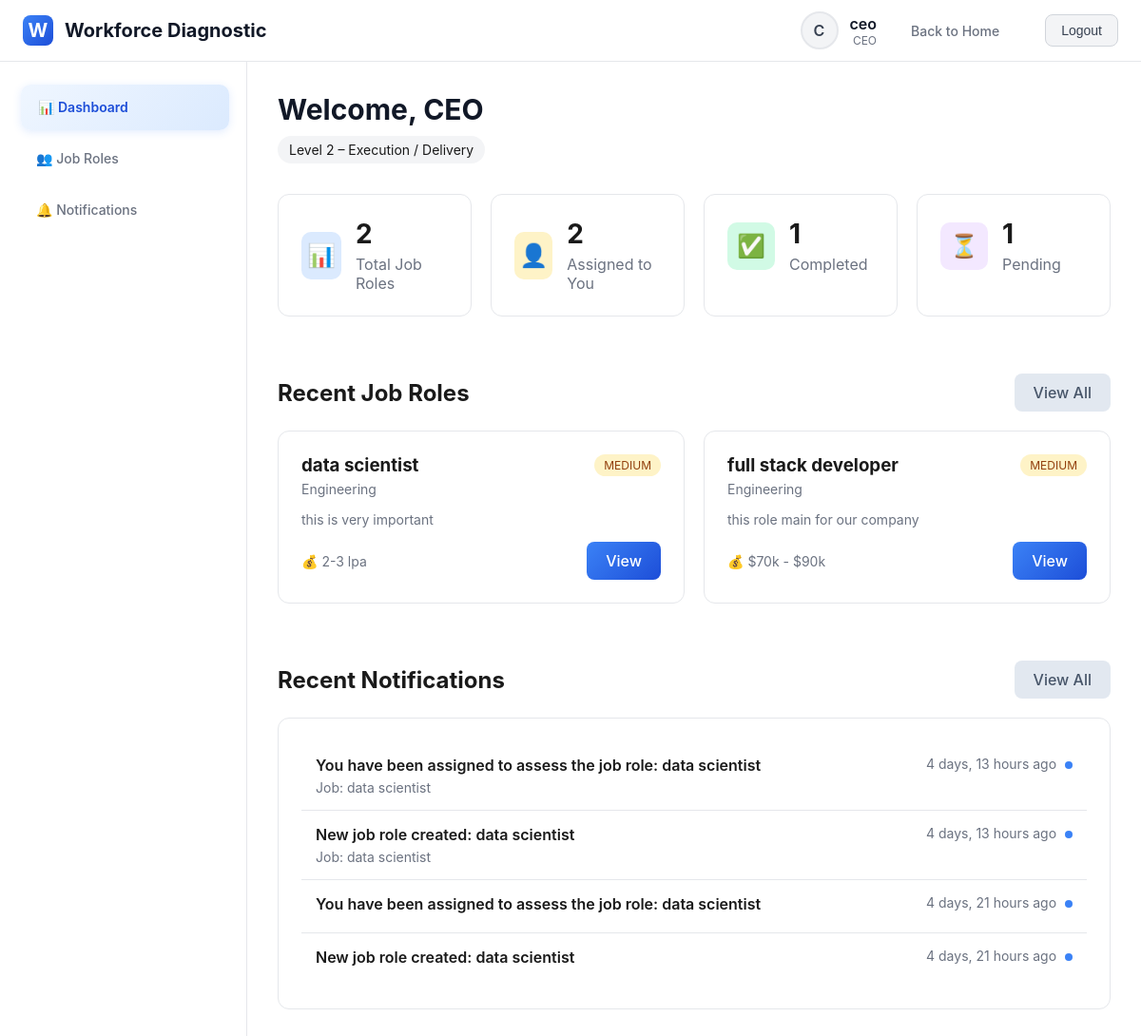
Page /dashboard/ (signed in) on the committed database.
### diagnostic_app/models.py (models this page shows, shortened)
class User(AbstractUser):
    ROLE_CHOICES = [
        ('founder', 'Founder'),
        ('co_founder', 'Co-Founder'),
        ('ceo', 'CEO'),
        ('cfo', 'CFO'),
        ('cto', 'CTO / Tech Lead'),
        ('coo', 'COO'),
        ('project_head', 'Project Head / Team Lead'),
        ('hr_manager', 'HR Manager / People Operations'),
        ('recruiter', 'Recruiter'),
        ('hr_executive', 'HR Executive'),
    ]
    role = models.CharField(max_length=20, choices=ROLE_CHOICES)
    phone = models.CharField(max_length=15, blank=True)
    def get_level(self):
        level_map = {
            'founder': 1, 'co_founder': 1,
            'ceo': 2, 'cfo': 2,
            'cto': 2, 'coo': 2, 'project_head': 2,
            'hr_manager': 3, 'recruiter': 3, 'hr_executive': 3
        }
        return level_map.get(self.role, 0)
    def can_create_job_roles(self):
        return self.role in ['founder', 'co_founder']

class JobRole(models.Model):
    STATUS_CHOICES = [
        ('draft', 'Draft'),
        ('active', 'Active'),
        ('completed', 'Completed'),
        ('cancelled', 'Cancelled'),
    ]
    title = models.CharField(max_length=200)
    department = models.CharField(max_length=100)
    description = models.TextField()
    required_skills = models.TextField()
    experience_level = models.CharField(max_length=50)
    budget_range = models.CharField(max_length=100)
    urgency = models.CharField(max_length=20, choices=[
        ('low', 'Low'),
        ('medium', 'Medium'),
        ('high', 'High')
    ])
    created_by = models.ForeignKey(User, on_delete=models.CASCADE, related_name='created_jobs')
    created_at = models.DateTimeField(auto_now_add=True)
    status = models.CharField(max_length=20, choices=STATUS_CHOICES, default='draft')

class Notification(models.Model):
    NOTIFICATION_TYPES = [
        ('job_created', 'Job Role Created'),
        ('job_deleted', 'Job Role Deleted'),
        ('assessment_completed', 'Assessment Completed'),
        ('other', 'Other'),
    ]
    user = models.ForeignKey(User, on_delete=models.CASCADE, related_name='notifications')
    message = models.TextField()
    job_role = models.ForeignKey(JobRole, on_delete=models.SET_NULL, null=True, blank=True)
    notification_type = models.CharField(max_length=20, choices=NOTIFICATION_TYPES, default='other')
    is_read = models.BooleanField(default=False)
    created_at = models.DateTimeField(auto_now_add=True)
    class Meta:
        ordering = ['-created_at']

### diagnostic_app/views.py (the view)
# urls.py: path('dashboard/', views.dashboard_view, name='dashboard'),
@login_required
def dashboard_view(request):
    if request.user.get_level() == 1:
        total_jobs = JobRole.objects.count()
        assigned_jobs = RoleAssignment.objects.filter(user=request.user).count()
    else:
        assigned_jobs = RoleAssignment.objects.filter(user=request.user).count()
        total_jobs = assigned_jobs
    completed = DiagnosticSubmission.objects.filter(user=request.user).count()
    pending = assigned_jobs - completed
    stats = {
        'total_jobs': total_jobs,
        'assigned_jobs': assigned_jobs,
        'completed': completed,
        'pending': pending,
        'completion_rate': round((completed / assigned_jobs * 100) if assigned_jobs > 0 else 0, 1)
    }
    if request.user.get_level() == 1:
        jobs = JobRole.objects.all().order_by('-created_at')[:6]
    else:
        assigned_job_ids = RoleAssignment.objects.filter(user=request.user).values_list('job_role_id', flat=True)
        jobs = JobRole.objects.filter(id__in=assigned_job_ids).order_by('-created_at')[:6]
    notifications = Notification.objects.filter(user=request.user, is_read=False).order_by('-created_at')[:5]
    recent_audit_logs = None
    if request.user.is_superuser or request.user.get_level() == 1:
        recent_audit_logs = AuditLog.objects.select_related('user').order_by('-created_at')[:5]
    context = {
        'stats': stats,
        'jobs': jobs,
        'notifications': notifications,
        'recent_audit_logs': recent_audit_logs,
        'user_level': request.user.get_level(),
    }
    return render(request, 'diagnostic_app/dashboard.html', context)

### diagnostic_app/templates/diagnostic_app/dashboard.html (shortened to what this page needs)
{% extends 'diagnostic_app/base.html' %}
{% block content %}
<div class="page-header">
    <h1>Welcome, {{ user.get_role_display }}</h1>
    <div style="display: flex; align-items: center; gap: 10px; margin-top: 10px;">
        <span style="padding: 6px 12px; background: #f3f4f6; border-radius: 20px; font-size: 14px;">
            Level {{ user.get_level }}
            {% if user.get_level == 1 %} – Strategic / Ownership
            {% elif user.get_level == 2 %} – Execution / Delivery
            {% else %} – HR / Operations Support
            {% endif %}
        </span>
    </div>
</div>
<div style="display: grid; grid-template-columns: repeat(auto-fit, minmax(200px, 1fr)); gap: 20px; margin-bottom: 40px;">
    <div class="card">
        <div style="display: flex; align-items: center; gap: 15px;">
            <div style="width: 50px; height: 50px; background: #dbeafe; border-radius: 10px; display: flex; align-items: center; justify-content: center; font-size: 24px;">
                📊
            </div>
            <div>
                <h3 style="font-size: 28px; margin-bottom: 5px;">{{ stats.total_jobs }}</h3>
                <p style="color: #6b7280;">Total Job Roles</p>
            </div>
        </div>
    </div>
    <div class="card">
        <div style="display: flex; align-items: center; gap: 15px;">
            <div style="width: 50px; height: 50px; background: #fef3c7; border-radius: 10px; display: flex; align-items: center; justify-content: center; font-size: 24px;">
                👤
            </div>
            <div>
                <h3 style="font-size: 28px; margin-bottom: 5px;">{{ stats.assigned_jobs }}</h3>
                <p style="color: #6b7280;">Assigned to You</p>
            </div>
        </div>
    </div>
    <div class="card">
        <div style="display: flex; align-items: center; gap: 15px;">
            <div style="width: 50px; height: 50px; background: #d1fae5; border-radius: 10px; display: flex; align-items: center; justify-content: center; font-size: 24px;">
                ✅
            </div>
            <div>
                <h3 style="font-size: 28px; margin-bottom: 5px;">{{ stats.completed }}</h3>
                <p style="color: #6b7280;">Completed</p>
            </div>
        </div>
    </div>
    <div class="card">
        <div style="display: flex; align-items: center; gap: 15px;">
            <div style="width: 50px; height: 50px; background: #f3e8ff; border-radius: 10px; display: flex; align-items: center; justify-content: center; font-size: 24px;">
                ⏳
            </div>
            <div>
                <h3 style="font-size: 28px; margin-bottom: 5px;">{{ stats.pending }}</h3>
                <p style="color: #6b7280;">Pending</p>
            </div>
        </div>
    </div>
</div>
<div style="margin-bottom: 40px;">
    <div style="display: flex; justify-content: space-between; align-items: center; margin-bottom: 20px;">
        <h2>Recent Job Roles</h2>
        <a href="{% url 'job_roles' %}" class="btn btn-secondary">View All</a>
    </div>
    {% if jobs %}
    <div style="display: grid; grid-template-columns: repeat(auto-fill, minmax(300px, 1fr)); gap: 20px;">
        {% for job in jobs %}
        <div class="card">
            <div style="display: flex; justify-content: space-between; align-items: flex-start; margin-bottom: 15px;">
                <div>
                    <h3 style="margin-bottom: 5px;">{{ job.title }}</h3>
                    <p style="color: #6b7280; font-size: 14px;">{{ job.department }}</p>
                </div>
                {% if job.urgency == 'high' %}
                <span style="padding: 4px 10px; background: #fee2e2; color: #991b1b; border-radius: 20px; font-size: 12px;">
                {% elif job.urgency == 'medium' %}
                <span style="padding: 4px 10px; background: #fef3c7; color: #92400e; border-radius: 20px; font-size: 12px;">
                {% else %}
                <span style="padding: 4px 10px; background: #d1fae5; color: #065f46; border-radius: 20px; font-size: 12px;">
                {% endif %}
                    {{ job.urgency|upper }}
                </span>
            </div>
            <p style="color: #6b7280; font-size: 14px; margin-bottom: 15px;">
                {{ job.description|truncatewords:20 }}
            </p>
            <div style="display: flex; justify-content: space-between; align-items: center;">
                <div>
                    <span style="color: #6b7280; font-size: 14px;">💰 {{ job.budget_range }}</span>
                </div>
                <a href="{% url 'job_role_detail' job.id %}" class="btn btn-sm btn-primary">View</a>
            </div>
        </div>
        {% endfor %}
    </div>
    {% endif %}
</div>
<div>
    <div style="display: flex; justify-content: space-between; align-items: center; margin-bottom: 20px;">
        <h2>Recent Notifications</h2>
        <a href="{% url 'notifications' %}" class="btn btn-secondary">View All</a>
    </div>
    {% if notifications %}
    <div class="card">
        {% for notification in notifications %}
        {% if not forloop.last %}
        <div style="padding: 15px; border-bottom: 1px solid #e5e7eb;">
        {% else %}
        <div style="padding: 15px;">
        {% endif %}
            <div style="display: flex; justify-content: space-between; align-items: flex-start;">
                <div style="flex: 1;">
                    <div style="font-weight: 600; margin-bottom: 5px;">{{ notification.message }}</div>
                    {% if notification.job_role %}
                    <div style="color: #6b7280; font-size: 14px;">Job: {{ notification.job_role.title }}</div>
                    {% endif %}
                </div>
                <div style="color: #6b7280; font-size: 14px; text-align: right;">
                    {{ notification.created_at|timesince }} ago
                    {% if not notification.is_read %}
                    <span style="display: inline-block; width: 8px; height: 8px; background: #3b82f6; border-radius: 50%; margin-left: 5px;"></span>
                    {% endif %}
                </div>
            </div>
        </div>
        {% endfor %}
    </div>
    {% else %}
    <div class="card">
        <p style="color: #6b7280; text-align: center; padding: 40px 0;">
            No new notifications.
        </p>
    </div>
    {% endif %}
</div>
{% endblock %}

### diagnostic_app/templates/diagnostic_app/base.html (shortened to what this page needs)
<!DOCTYPE html>
<html lang="en">
<head>
    {% load static %}
</head>
<body>
    {% if user.is_authenticated %}
    <div class="app-container">
        <header class="header">
            <div class="header-content">
                <a href="{% url 'dashboard' %}" class="logo">
                    <div class="logo-icon">W</div>
                    <span>Workforce Diagnostic</span>
                </a>
                <div class="user-menu">
                    <div class="user-info">
                        <div class="user-avatar">{{ user.username.0|upper }}</div>
                        <div class="user-details">
                            <div class="user-name">{{ user.username }}</div>
                            <div class="user-role">{{ user.get_role_display }}</div>
                        </div>
                    </div>
                    <a href="{% url 'home' %}?show_home=true" class="nav-home-link-simple">
                        Back to Home
                    </a>
                    <form method="post" action="{% url 'logout' %}">
                        <button type="submit" class="btn-logout">Logout</button>
                    </form>
                </div>
            </div>
        </header>
        <div class="main-content">
            <nav class="sidebar">
                <ul class="nav-menu">
                    <li class="nav-item">
                        <a href="{% url 'dashboard' %}" class="nav-link {% if request.path == '/dashboard/' %}active{% endif %}">
                            📊 Dashboard
                        </a>
                    </li>
                    <li class="nav-item">
                        <a href="{% url 'job_roles' %}" class="nav-link {% if '/job-roles' in request.path and request.path != '/job-roles/create/' %}active{% endif %}">
                            👥 Job Roles
                        </a>
                    </li>
                    <li class="nav-item">
                        <a href="{% url 'notifications' %}" class="nav-link {% if '/notifications' in request.path %}active{% endif %}">
                            🔔 Notifications
                        </a>
                    </li>
                </ul>
            </nav>
            <div class="content-wrapper">
                <div class="content">
                    {% block content %}{% endblock %}
                </div>
            </div>
        </div>
    </div>
    {% else %}
    {% block login_content %}{% endblock %}
    {% endif %}
</body>
</html>

### diagnostic_app/templates/diagnostic_app/base.html (style rules this page uses)
* { margin: 0; padding: 0; box-sizing: border-box; }
body { font-family: -apple-system, BlinkMacSystemFont, 'Segoe UI', Roboto, sans-serif; background: #ffffff; color: #1a1a1a; min-height: 100vh; }
.app-container { display: flex; flex-direction: column; min-height: 100vh; }
.header { background: #ffffff; border-bottom: 1px solid #e5e7eb; padding: 0 24px; box-shadow: 0 1px 3px rgba(0,0,0,0.05); }
.header-content { display: flex; align-items: center; justify-content: space-between; height: 64px; max-width: 1200px; margin: 0 auto; }
.logo { display: flex; align-items: center; gap: 12px; font-size: 20px; font-weight: 700; color: #111827; text-decoration: none; }
.logo-icon { width: 32px; height: 32px; background: linear-gradient(135deg, #3b82f6 0%, #1d4ed8 100%); border-radius: 8px; display: flex; align-items: center; justify-content: center; color: white; }
.user-menu { display: flex; align-items: center; gap: 20px; }
.user-info { display: flex; align-items: center; gap: 12px; }
.user-avatar { width: 40px; height: 40px; border-radius: 50%; background: #f3f4f6; display: flex; align-items: center; justify-content: center; font-weight: 600; color: #374151; border: 2px solid #e5e7eb; }
.user-details { text-align: right; }
.user-name { font-weight: 600; color: #111827; }
.user-role { font-size: 12px; color: #6b7280; }
.btn-logout { padding: 8px 16px; background: #f3f4f6; color: #374151; border: 1px solid #d1d5db; border-radius: 8px; font-size: 14px; font-weight: 500; cursor: pointer; transition: all 0.2s; }
.main-content { flex: 1; display: flex; }
.sidebar { width: 260px; background: #ffffff; border-right: 1px solid #e5e7eb; padding: 24px 0; display: flex; flex-direction: column; }
.nav-menu { list-style: none; padding: 0 20px; margin: 0; }
.nav-item { margin-bottom: 6px; }
.nav-link { display: flex; align-items: center; gap: 14px; padding: 14px 18px; color: #6b7280; text-decoration: none; border-radius: 10px; transition: all 0.2s ease; font-weight: 500; font-size: 14px; line-height: 1.4; min-height: 48px; box-sizing: border-box; }
.nav-link.active { background: linear-gradient(135deg, #eff6ff 0%, #dbeafe 100%); color: #1d4ed8; font-weight: 600; box-shadow: 0 2px 8px rgba(59, 130, 246, 0.15); transform: translateX(2px); }
.nav-home-link-simple { color: #6b7280; text-decoration: none; padding: 8px 16px; border-radius: 6px; font-weight: 500; font-size: 14px; transition: all 0.2s; margin-right: 12px; }
.content-wrapper { flex: 1; padding: 32px; background: #ffffff; }
.content { max-width: 1200px; margin: 0 auto; }
.page-header { margin-bottom: 32px; }
.page-header h1 { font-size: 30px; font-weight: 700; color: #111827; margin-bottom: 8px; }
.btn { padding: 10px 20px; border-radius: 8px; font-weight: 500; cursor: pointer; border: none; text-decoration: none; display: inline-flex; align-items: center; gap: 8px; transition: all 0.2s; }
.btn-primary { background: linear-gradient(135deg, #3b82f6 0%, #1d4ed8 100%); color: white; }
.btn-secondary { background: #e2e8f0; color: #475569; }
.card { background: #ffffff; border: 1px solid #e5e7eb; border-radius: 12px; padding: 24px; margin-bottom: 20px; }

### rows in the picture
User: username.0 "C", username "ceo", role "CEO", get_level "2"
JobRole: title "data scientist", department "Engineering", urgency "MEDIUM", description "this is very important", budget_range "2-3 lpa"
JobRole: title "full stack developer", department "Engineering", urgency "MEDIUM", description "this role main for our company", budget_range "$70k - $90k"
Notification: message "You have been assigned to assess the job role: data scientist", job_role "data scientist", created_at "4 days, 13 hours", is_read False (drawn)
Notification: message "New job role created: data scientist", job_role "data scientist", created_at "4 days, 13 hours", is_read False (drawn)
Notification: message "You have been assigned to assess the job role: data scientist", created_at "4 days, 21 hours", is_read False (drawn)
Notification: message "New job role created: data scientist", created_at "4 days, 21 hours", is_read False (drawn)

### other values in the picture
{{ stats.total_jobs }} "2"
{{ stats.assigned_jobs }} "2"
{{ stats.completed }} "1"
{{ stats.pending }} "1"
